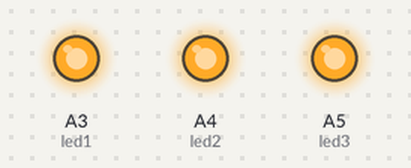
Recording of a sketch running on a simulated Arduino Nano, built with avr-gcc and run on an emulated ATmega328P. Shown: output pins drawn as LEDs (lit = HIGH).

Above: at 0.2 s.
At 1.2 s:
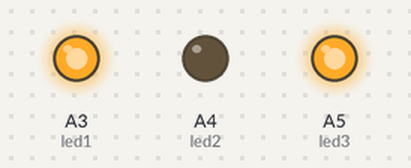
At 1.7 s:
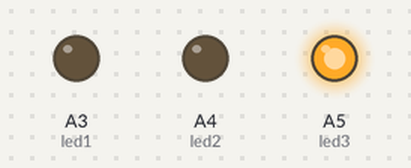
At 2.2 s:
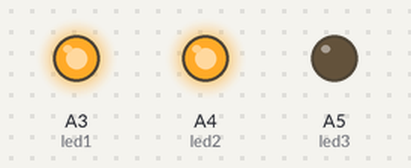
At 3.2 s:
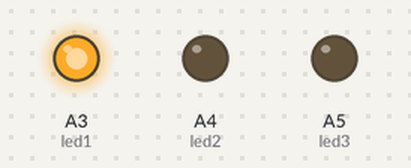
At 4.7 s:
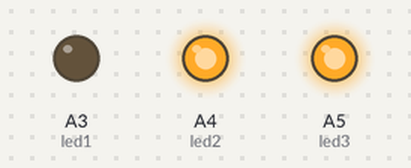
Timing chart, 0 to 5.2 s (numbered marks = the images above):
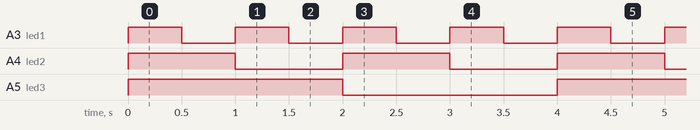

The sketch:

usage.ino
```cpp
// (licence header left out)
#include <Arduino.h>
// for debugging
//#include <fastDigitalRW.hpp>
// splecify the the timer module ezMTS uses if needed (optional).
#define EZMTS_USE_TIMER (2)
// include the header file below.
#include <ezMTS.hpp>
// specify the number of tasks you need.
// by 2nd parameter, you can specify the unit of task interval value. EZMTS_MICROSEC:us, default:ms)
ezMTS task(8);
// define variables to retain your tasks' IDs.
int taskIdA;
int taskIdB;
int taskIdC;

// you can define your tasks like these.
int led1(void *dummy) {
    digitalWrite(A3, !digitalRead(A3));
    return 0;
}
int led2(void *dummy) {
    digitalWrite(A4, !digitalRead(A4));
    return 0;
}
int led3(void *dummy) {
    digitalWrite(A5, !digitalRead(A5));
    return 0;
}
void setup() {
  pinMode(A3, OUTPUT);
  pinMode(A4, OUTPUT);
  pinMode(A5, OUTPUT);

  // for debugging
  //pinMode(10, OUTPUT);

  // create your tasks.
  taskIdA = task.create(led1);
  taskIdB = task.create(led2);
  taskIdC = task.create(led3);

  // start your tasks. arg1:task id, arg2:timeout value(ms),
  // arg3:when first executes the function rgistered(EZMTS_TIMEDOUT / EZMTS_AT_ONCE).
  task.start(taskIdA, 500, EZMTS_AT_ONCE);
  task.start(taskIdB, 1000, EZMTS_AT_ONCE);
  task.start(taskIdC, 2000, EZMTS_AT_ONCE);
}
void loop() {
  delay(1);
}
// other functions in ezMTS.
// stop the task temporarily.
// you can restart the task again by calling xxx.start(task_id).
// xxx.stop(task_id)
// delete the task permanently.
// xxx.del(task_id)
```

ezMTS.hpp
```cpp
// (licence header left out)
#ifndef _HPP_EZMTS_HPP_
#define _HPP_EZMTS_HPP_

#include <Arduino.h>

// specify the timer module that ezMTS occupies. (N) : TimerN(0, 1 or 2)
// when using timer0 all Arduino time-related functions(such as delay())
// may not work correctly. when using timer2 tone() must not be used.
#ifndef EZMTS_USE_TIMER
//#define EZMTS_USE_TIMER (0)
//#define EZMTS_USE_TIMER (1)
#define EZMTS_USE_TIMER (2) // default
#endif

// specify the unit of timer ivterval value.
#define EZMTS_MILLISEC  (0) // default
#define EZMTS_MICROSEC  (1)

#define EZMTS_TASK_UNUSED   (0)
#define EZMTS_TASK_STOPPED  (1)
#define EZMTS_TASK_RUNNING  (2)

// specify when FIRST executes the callback function registered by .start().
#define EZMTS_TIMEDOUT  (0) // default
#define EZMTS_AT_ONCE   (1)

// task handling information
class taskInfo {
    public:
    int _task_id;
    int _task_state;
    long _timeout_val;
    long _time_rest;
    int (*_cb_func)(void *);
};

int g_task_num = 0;
taskInfo *g_taskInfo = NULL;

class ezMTS {
    private:
    unsigned char _ocrna = 249; // OCRnA for millisec.
    float _k = 1.0;             // coefficient for millisec.

    public:
    ezMTS(int task_num, int unit = EZMTS_MILLISEC) {
        noInterrupts();
        // keep the number of tasks available.
        g_task_num = task_num;
        // prepare OCRnA and the coefficient according to the unit specified.
        if(unit != EZMTS_MILLISEC) {
            // for microsec.
            _ocrna = 9;
            _k = 0.02538071066;
        }
        // get task management area.
        g_taskInfo = new taskInfo[task_num];
        // initialize task management variables.
        for(int i = 0; i < g_task_num; i++) {
            g_taskInfo[i]._task_id = -1;
            g_taskInfo[i]._task_state = EZMTS_TASK_UNUSED;
            g_taskInfo[i]._timeout_val = 0;
            g_taskInfo[i]._time_rest = 0;
            g_taskInfo[i]._cb_func = NULL;
        }
        // settings for ATMEGA microcontroller timer interruption.
// specify the timer module that ezMTS uses.
#if (EZMTS_USE_TIMER == 0)
        // ezMTS occupies Timer0.
        TCCR0A = TCCR0B = 0;
        // set mode to CTC.
        TCCR0A |= (1 << WGM01);
        // set top to OCRA0 and prescaler to clk/64.
        TCCR0B |= (1 << WGM02) | (1 << CS01) | (1 << CS00);
        // set top value.
        OCR0A = _ocrna;
        TIMSK0 |= (1 << OCIE0A);
#elif (EZMTS_USE_TIMER == 1)
        // ezMTS occupies Timer1.
        TCCR1A = TCCR1B = 0;
        // set mode to CTC.
        //TCCR1A |= (0 << WGM10) | (0 << WGM11);
        // set top to OCR1A and prescaler to clk/64
        TCCR1B |= (1 << WGM12) | (1 << CS11) | (1 << CS10);
        // set top value.
        OCR1A = _ocrna;
        TIMSK1 |= (1 << OCIE1A);

#elif (EZMTS_USE_TIMER == 2)
        // ezMTS occupies Timer2.
        TCCR2A = TCCR2B = 0;
        // set mode to CTC.
        TCCR2A |= (1 << WGM21);
        // set prescaler to clk/64.
        TCCR2B |= (1 << CS22);
        // set to value.
        OCR2A = _ocrna;
        TIMSK2 |= (1 << OCIE2A);
#endif
        interrupts();
    }
    int create(int (*cb_func)(void *)) {
        int ret = -1;
        noInterrupts();
        // search unused task info area
        for(int i = 0; i < g_task_num; i++) {
            if(g_taskInfo[i]._task_state == EZMTS_TASK_UNUSED) {
                g_taskInfo[i]._task_id = i;
                g_taskInfo[i]._task_state = EZMTS_TASK_STOPPED;
                g_taskInfo[i]._timeout_val = 0;
                g_taskInfo[i]._time_rest = 0;
                g_taskInfo[i]._cb_func = cb_func;
                ret = i;
                break;
            }
        }
        interrupts();
        return ret;
    }
    int start(int task_id, long timeout_val, int when_exec = EZMTS_TIMEDOUT) {
        int ret = -1;
        noInterrupts();
        if((task_id < 0) || (task_id > g_task_num - 1) || timeout_val < 0) {
            interrupts();
            return ret;
        }
        g_taskInfo[task_id]._task_id = task_id;
        g_taskInfo[task_id]._task_state = EZMTS_TASK_RUNNING;
        g_taskInfo[task_id]._timeout_val = timeout_val * _k;
        g_taskInfo[task_id]._time_rest = g_taskInfo[task_id]._timeout_val;
        ret = 0;
        interrupts();
        if(when_exec == EZMTS_AT_ONCE) {
            g_taskInfo[task_id]._cb_func(NULL);
        }

        return ret;
    }
    int stop(int task_id) {
        noInterrupts();
        g_taskInfo[task_id]._task_state = EZMTS_TASK_STOPPED;
        g_taskInfo[task_id]._time_rest = 0;
        g_taskInfo[task_id]._timeout_val = 0;
        interrupts();
        return 0;
    }
    int del(int task_id) {
        noInterrupts();
        g_taskInfo[task_id]._task_id = -1;
        g_taskInfo[task_id]._task_state = EZMTS_TASK_UNUSED;
        g_taskInfo[task_id]._time_rest = 0;
        g_taskInfo[task_id]._timeout_val = 0;
        g_taskInfo[task_id]._cb_func = NULL;
        interrupts();
        return 0;
    }
    int handle() {
        return 0;
    }
};

// timer interruption handler.
#if (EZMTS_USE_TIMER == 0)
ISR (TIMER0_COMPA_vect) {
    TCNT0 = 0;
#elif (EZMTS_USE_TIMER == 1)
ISR (TIMER1_COMPA_vect) {
    TCNT1 = 0;
#elif (EZMTS_USE_TIMER == 2)
ISR (TIMER2_COMPA_vect) {
    TCNT2 = 0;
#endif
    noInterrupts();
    //fastDigitalWrite(10, !digitalRead(10));
    for(int i = 0; i < g_task_num; i++) {
        if(g_taskInfo[i]._task_state == EZMTS_TASK_RUNNING) {
            if(--g_taskInfo[i]._time_rest == 0) {
                //_taskInfo[i]._task_state = EZMTS_TASK_STOPPED;
                g_taskInfo[i]._time_rest = g_taskInfo[i]._timeout_val;
                interrupts();
                g_taskInfo[i]._cb_func(NULL);
                noInterrupts();
            }
        }
    }
    interrupts();
}

#endif  /* _HPP_EZMTS_HPP_ */
```

Measured:
- by itself, A3 (led1): alternates HIGH for 0.50 s and LOW for 0.50 s
- by itself, A4 (led2): alternates HIGH for 1.0 s and LOW for 1.0 s
- by itself, A5 (led3): alternates HIGH for 2.0 s and LOW for 2.0 s
